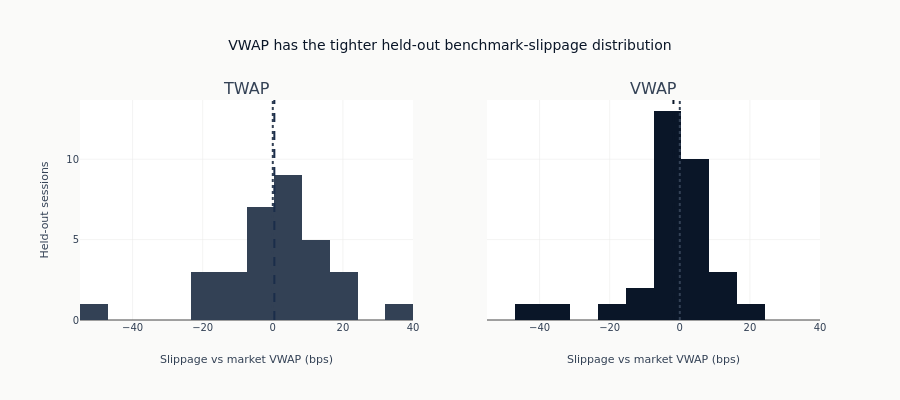

The code cell stored with this chart in its notebook:
### Markdown cell above
#### Shared Benchmark and Bias Markers

### Code cell
# Zero is exact benchmark tracking; colored dashed lines show signed bias.
twap_mean = session_results["twap_vs_market_bps"].mean()
vwap_mean = session_results["vwap_vs_market_bps"].mean()
for column in (1, 2):
    fig.add_vline(x=0, line_dash="dot", line_color=COLORS["neutral"], row=1, col=column)

fig.add_vline(x=twap_mean, line_dash="dash", line_color=COLORS["slate"], row=1, col=1)
fig.add_vline(x=vwap_mean, line_dash="dash", line_color=COLORS["blue"], row=1, col=2)

fig.update_xaxes(title_text="Slippage vs market VWAP (bps)", range=[hist_start, hist_end])
fig.update_yaxes(title_text="Held-out sessions", row=1, col=1)
tracking_winner = tracking_summary.sort("tracking_std_bps")["algorithm"][0]
fig.update_layout(
    title=f"{tracking_winner} has the tighter held-out benchmark-slippage distribution",
    height=400,
    showlegend=False,
)
fig.show()

### Figure 1 — Plotly figure (JSON) as saved in the notebook; plotly's stock layout.template omitted (floating-point values rounded to 4 significant figures)
{"data": [{"marker": {"color": "#334155"}, "name": "TWAP", "type": "histogram", "x": [9.185, 14.37, -21.8, 20.66, 5.788, -6.71, 2.436, -9.848, 9.231, 1.892, 22.65, 35.27, -15.68, -4.075, 6.4, 13.74, 0.3829, -3.51, -11.56, -20.75, -53.22, -14.69, 17.87, 8.056, -3.485, 1.599, 1.638, 8.424, 0.641, -4.762, 6.219, -2.085], "xaxis": "x", "xbins": {"end": 40.0, "size": 7.917, "start": -55.0}, "yaxis": "y"}, {"marker": {"color": "#0a1628"}, "name": "VWAP", "type": "histogram", "x": [-2.443, -7.277, -45.03, -0.2167, -9.287, 3.941, 0.9654, 7.219, 0.249, -17.02, -2.023, 12.0, 13.05, -6.462, -0.5805, -2.955, 1.953, -8.227, -2.669, 4.582, -33.8, 23.25, 8.716, 1.943, -0.509, -1.834, 0.4412, -1.824, -1.724, 1.329, 2.637, 3.622], "xaxis": "x2", "xbins": {"end": 40.0, "size": 7.917, "start": -55.0}, "yaxis": "y2"}], "layout": {"annotations": [{"font": {"size": 16}, "showarrow": false, "text": "TWAP", "x": 0.225, "xanchor": "center", "xref": "paper", "y": 1.0, "yanchor": "bottom", "yref": "paper"}, {"font": {"size": 16}, "showarrow": false, "text": "VWAP", "x": 0.775, "xanchor": "center", "xref": "paper", "y": 1.0, "yanchor": "bottom", "yref": "paper"}], "height": 400, "shapes": [{"line": {"color": "#334155", "dash": "dot"}, "type": "line", "x0": 0, "x1": 0, "xref": "x", "y0": 0, "y1": 1, "yref": "y domain"}, {"line": {"color": "#334155", "dash": "dot"}, "type": "line", "x0": 0, "x1": 0, "xref": "x2", "y0": 0, "y1": 1, "yref": "y2 domain"}, {"line": {"color": "#1a2d4a", "dash": "dash"}, "type": "line", "x0": 0.4464, "x1": 0.4464, "xref": "x", "y0": 0, "y1": 1, "yref": "y domain"}, {"line": {"color": "#0a1628", "dash": "dash"}, "type": "line", "x0": -1.812, "x1": -1.812, "xref": "x2", "y0": 0, "y1": 1, "yref": "y2 domain"}], "showlegend": false, "title": {"text": "VWAP has the tighter held-out benchmark-slippage distribution"}, "xaxis": {"anchor": "y", "domain": [0.0, 0.45], "range": [-55.0, 40.0], "title": {"text": "Slippage vs market VWAP (bps)"}}, "xaxis2": {"anchor": "y2", "domain": [0.55, 1.0], "range": [-55.0, 40.0], "title": {"text": "Slippage vs market VWAP (bps)"}}, "yaxis": {"anchor": "x", "domain": [0.0, 1.0], "title": {"text": "Held-out sessions"}}, "yaxis2": {"anchor": "x2", "domain": [0.0, 1.0], "matches": "y", "showticklabels": false}}}
